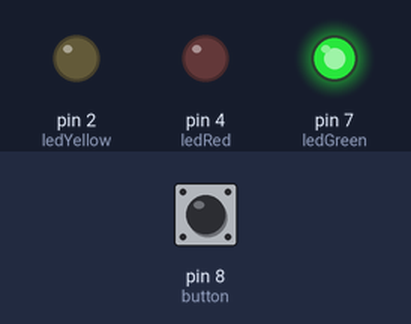
The sketch below on a simulated Arduino Uno, built with avr-gcc and run on an emulated ATmega328P. Parts: output pins drawn as LEDs (lit = HIGH). The inputs (shaded band) are chosen by the test bench; at power-on: pin 8 (button) HIGH.

Above: at 1.2 s.
1.3 s: pin 8 (button) pulled LOW for 0.15 s
At 2.7 s:
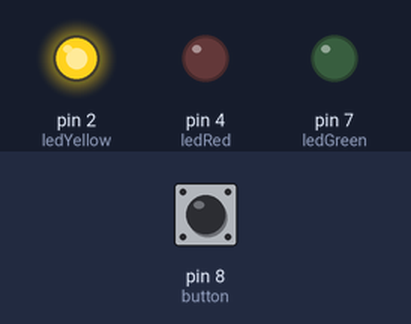
7.4 s: pin 8 (button) pulled LOW for 3.2 s
At 9.1 s:
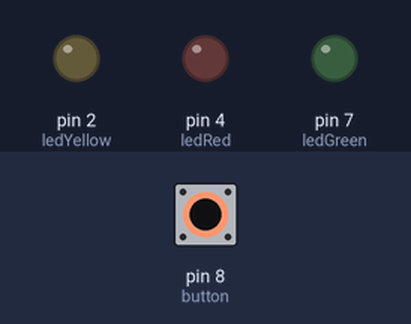
At 12.7 s:
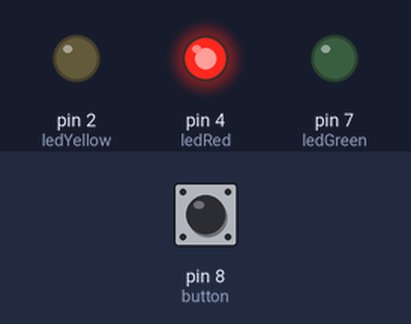
Timing chart, 0 to 18.1 s (numbered marks = the images above; inputs shaded):
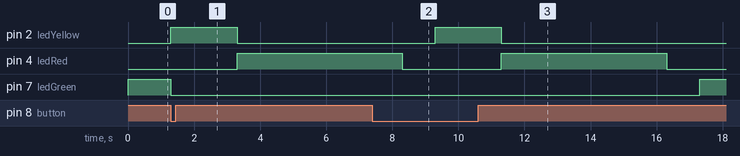

Measured:
- after the input at 1.3 s, pin 2 (ledYellow): LOW → HIGH at once, → LOW 2.0 s later; pin 4 (ledRed): LOW → HIGH after 2.0 s; pin 7 (ledGreen): HIGH → LOW at once
- after the input at 7.4 s, pin 2 (ledYellow): LOW → HIGH after 1.9 s, → LOW 2.0 s later; pin 7 (ledGreen): LOW → HIGH after 9.9 s instead of 1.9 s

The sketch:

Arduino_traffic_light_exercise.ino
```cpp
const int ledRed = 4;
const int ledYellow = 2;
const int ledGreen = 7;
const int button = 8;
void setup(){
  pinMode(ledRed, OUTPUT);
  pinMode(ledYellow, OUTPUT);
  pinMode(ledGreen, OUTPUT);
  pinMode(button, INPUT_PULLUP); // Fundamental!
}
void loop(){
  int state = digitalRead(button);
  if (state == LOW){ // If I press the button
    digitalWrite(ledGreen, LOW);    // Turn off Green
    digitalWrite(ledYellow, HIGH);   // Turn on Yellow
    delay(2000);
    digitalWrite(ledYellow, LOW);    // Turn off Yellow
    digitalWrite(ledRed, HIGH);   // Turn on Red
    delay(5000);
    digitalWrite(ledRed, LOW);    // Turn off Red at the end
    delay(1000);
  } else {
    digitalWrite(ledGreen, HIGH);   // Only Green turned on
    digitalWrite(ledYellow, LOW);
    digitalWrite(ledRed, LOW);
  }
}
```
